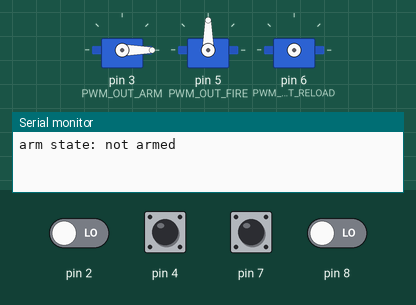
This sketch was run on a simulated Arduino Uno, built with avr-gcc and run on an emulated ATmega328P. Shown: 3 × servo, the last lines printed to the serial monitor. The test bench sets the inputs (shaded band); at power-on: pin 2, pin 4, pin 7, pin 8 LOW.

Above: at 1.2 s.
1.3 s: pin 4 pulsed HIGH 2 times (0.12 s each, 0.3 s apart)
4.9 s: pin 7 pulsed HIGH 5 times (0.12 s each, 0.3 s apart)
At 8.0 s:
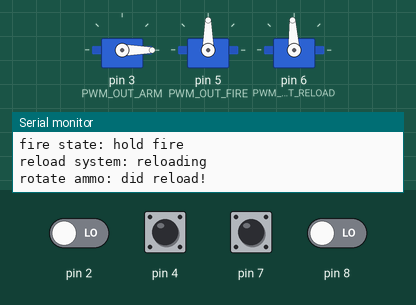
Timing chart, 0 to 9.5 s (numbered marks = the images above; inputs shaded):
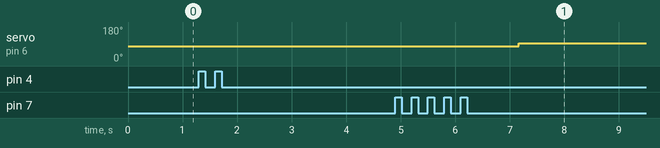

The sketch:

arab_killer.ino
```cpp
#include <Servo.h>

#define PWM_INPUT_CYCLE_TIME_US (20000.0)
#define PWM_INPUT_LOW_US (1000.0)
#define PWM_INPUT_HIGH_US (2000.0)

#define SERVO_MIN (0)
#define SERVO_MID (90)
#define SERVO_MAX (180)

#define SERVO_CLOCKWISE (79)
#define SERVO_COUNTERCLOCKWISE (107)
#define SERVO_STOP (93)

#define RELOAD_DELAY (1550)

#define MIN_AMMO (1)
#define MAX_AMMO (3)

typedef enum pwm {
  PWM_IN_0 = 0,
  PWM_IN_1,
  PWM_IN_2,
  PWM_OUT_3,
  PWM_IN_4,
  PWM_OUT_5,
  PWM_OUT_6,
  PWM_IN_7,
  PWM_IN_8,
  PWM_OUT_9,
  PWM_OUT_10,
  PWM_OUT_11,
  // PWM_OUT_12,
  PWM_IN_13 = 13,

  PWM_IN_CHANNEL_1 = PWM_IN_2,
  PWM_IN_CHANNEL_2 = PWM_IN_4,
  PWM_IN_CHANNEL_3 = PWM_IN_7,
  PWM_IN_CHANNEL_4 = PWM_IN_8,
  // PWM_IN_CHANNEL_5 = PWM_IN_13,

  PWM_IN_ARM = PWM_IN_CHANNEL_1,
  PWM_IN_FIRE = PWM_IN_CHANNEL_2,
  PWM_IN_RELOAD = PWM_IN_CHANNEL_3,
  PWM_IN_RESET = PWM_IN_CHANNEL_4,

  PWM_OUT_ARM = PWM_OUT_3,
  PWM_OUT_FIRE = PWM_OUT_5,
  PWM_OUT_RELOAD = PWM_OUT_6,

  DIGITAL_IN_SENSOR = 12,
}pwm_t;

double get_pwm_value(int pin)
{
  return pulseIn(pin, HIGH) / PWM_INPUT_CYCLE_TIME_US;
}

bool get_pwm_state(double pulse_width)
{
  double threshhold = (PWM_INPUT_HIGH_US/PWM_INPUT_CYCLE_TIME_US + PWM_INPUT_LOW_US/PWM_INPUT_CYCLE_TIME_US) / 2.0;
  return pulse_width > threshhold;
}

int get_pwm(bool pwm_state)
{
  return pwm_state ? 255 : 0;
}

Servo arm_servo;
Servo fire_servo;
Servo reload_servo;
int ammo_place = MIN_AMMO;

void arm_system(bool do_arm)
{
  Serial.write("arm state: ");
  if (do_arm)
  {
    arm_servo.write(SERVO_MAX);
    Serial.println("ARMED!");
  }
  else
  {
    arm_servo.write(SERVO_MIN);
    Serial.println("not armed");
  }
}

void fire_system(bool do_fire)
{
  Serial.print("fire state: ");

  if (do_fire)
  {
    if (arm_servo.read() != SERVO_MAX)
    {
      Serial.println("cant fire, arm not in armed mode");
      return;
    }
    fire_servo.write(SERVO_MAX);
    Serial.println("FIRE!!!");
  }
  else
  {
    if (arm_servo.read() != SERVO_MIN)
    {
      Serial.println("cant fire, arm not in reset mode");
      return;
    }
    fire_servo.write(SERVO_MID);
    Serial.println("hold fire");
  }
}

bool rotate_ammo(int servo_power)
{
  Serial.print("rotate ammo: ");

  if ((ammo_place == 1 && servo_power == SERVO_COUNTERCLOCKWISE) || (ammo_place == 3 && servo_power == SERVO_CLOCKWISE))
  {
    Serial.println("can't rotate, extreme position");
    return false;
  }

  if (arm_servo.read() != SERVO_MIN || fire_servo.read() != SERVO_MID)
  {
    Serial.println("arm or fire not in reset mode");
    return false;
  }

  if (servo_power == SERVO_CLOCKWISE)
  {
    ammo_place++;
  }
  else if (servo_power == SERVO_COUNTERCLOCKWISE)
  {
    ammo_place--;
  }
  else
  {
    Serial.println("can't rotate, bad servo power");
    return false;
  }

  reload_servo.attach(PWM_OUT_RELOAD);

  reload_servo.write(servo_power);
  // while (digitalRead(DIGITAL_IN_SENSOR) == LOW) {}
  delay(RELOAD_DELAY);
  // while (digitalRead(DIGITAL_IN_SENSOR) == HIGH) {}
  reload_servo.write(SERVO_STOP);
  delay(500);
  reload_servo.detach();

  return true;
}

void reload_system(bool do_reload)
{
  Serial.print("reload system: ");
  if (do_reload && ammo_place < MAX_AMMO)
  {
    Serial.println("reloading");

    if (!rotate_ammo(SERVO_CLOCKWISE))
    {
      return;
    }

    Serial.println("did reload!");
    while (get_pwm_state(get_pwm_value(PWM_IN_RELOAD)) == HIGH) {}
  }
  else if (do_reload && ammo_place == MAX_AMMO)
  {
    Serial.println("can't reload");
  }
  else
  {
    Serial.println("no reload");
  }
  reload_servo.detach();
}

void reset_system(bool do_reset)
{
  Serial.print("reset system: ");
  if (!do_reset)
  {
    Serial.println("no reset");
    return;
  }

  if (ammo_place == MIN_AMMO)
  {
    Serial.println("can't reset");
    return;
  }
  else
  {
    while (ammo_place != MIN_AMMO)
    {
      if (!rotate_ammo(SERVO_COUNTERCLOCKWISE))
      {
        return;
      }
      Serial.println("resetting");
    }
  }
}

void setup() {
  Serial.begin(9600);

  arm_servo.attach(PWM_OUT_ARM);
  fire_servo.attach(PWM_OUT_FIRE);
  // reload_servo.attach(PWM_OUT_RELOAD);

  pinMode(DIGITAL_IN_SENSOR, INPUT_PULLUP);

  arm_system(false);
}

void loop() {
  int pwm_arm = get_pwm(get_pwm_state(get_pwm_value(PWM_IN_ARM)));
  int pwm_fire = get_pwm(get_pwm_state(get_pwm_value(PWM_IN_FIRE)));
  int pwm_reload = get_pwm(get_pwm_state(get_pwm_value(PWM_IN_RELOAD)));
  int pwm_reset = get_pwm(get_pwm_state(get_pwm_value(PWM_IN_RESET)));

  Serial.print("pwm_arm: ");
  Serial.print(pwm_arm);

  Serial.print("\tpwm_fire: ");
  Serial.print(pwm_fire);

  Serial.print("\tpwm_reload: ");
  Serial.print(pwm_reload);

  Serial.print("\t pwm_reset: ");
  Serial.println(pwm_reset);

  arm_system(get_pwm_state(get_pwm_value(PWM_IN_ARM)));
  fire_system(get_pwm_state(get_pwm_value(PWM_IN_FIRE)));
  reload_system(get_pwm_state(get_pwm_value(PWM_IN_RELOAD)));
  reset_system(get_pwm_state(get_pwm_value(PWM_IN_RESET)));

  Serial.print("current ammo number: ");
  Serial.println(ammo_place);
}
```

Measured:
- after the input at 4.9 s, servo on pin 6 (PWM_OUT_RELOAD): 79° → 93° after 2.3 s
